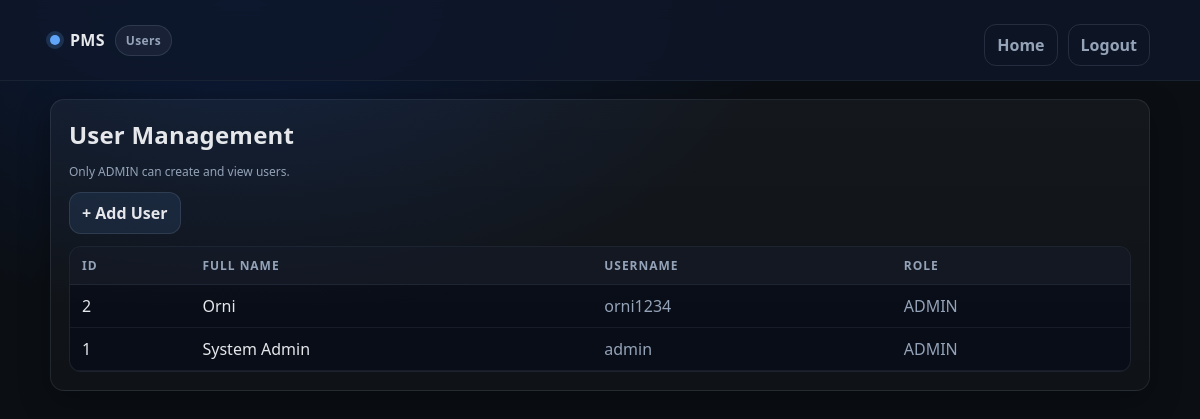
The app's page /users/list.php (signed in) with its own data.
### tables this page shows
CREATE TABLE `users` (
  `UserID` int(11) NOT NULL,
  `FullName` varchar(100) NOT NULL,
  `Username` varchar(50) NOT NULL,
  `PasswordHash` varchar(255) NOT NULL,
  `Role` varchar(20) NOT NULL
);

### users/list.php (the view, shortened to what this page needs)
<?php
require_once(__DIR__ . "/../config/db.php");
$res = $conn->query("SELECT UserID, FullName, Username, Role FROM users ORDER BY UserID DESC");
?>
<!doctype html>
<html lang="en">
<head>
  <link rel="stylesheet" href="../assets/style.css">
</head>
<body>
<div class="nav">
  <div class="row">
    <div class="brand">
      <span class="dot"></span>
      <span>PMS</span>
      <span class="badge">Users</span>
    </div>
    <div class="actions">
      <a class="btn btn-ghost" href="../index.php">Home</a>
      <a class="btn btn-ghost" href="../auth/logout.php">Logout</a>
    </div>
  </div>
</div>
<div class="container">
  <div class="card">
    <h1>User Management</h1>
    <p class="small">Only ADMIN can create and view users.</p>
    <div class="actions">
      <a class="btn" href="add.php">+ Add User</a>
    </div>
    <div class="table-wrap">
      <table class="table">
        <tr>
          <th>ID</th>
          <th>Full Name</th>
          <th>Username</th>
          <th>Role</th>
        </tr>
        <?php if($res && $res->num_rows>0): ?>
          <?php while($u=$res->fetch_assoc()): ?>
            <tr>
              <td><?= (int)$u["UserID"] ?></td>
              <td><?= htmlspecialchars($u["FullName"]) ?></td>
              <td class="muted"><?= htmlspecialchars($u["Username"]) ?></td>
              <td class="muted"><?= htmlspecialchars($u["Role"]) ?></td>
            </tr>
          <?php endwhile; ?>
        <?php else: ?>
          <tr><td colspan="4"><div class="alert">No users found.</div></td></tr>
        <?php endif; ?>
      </table>
    </div>
  </div>
</div>
</body>
</html>

### assets/style.css (style rules this page uses)
:root { --bg:#0b0f14; --panel:#0f172a; --card:#0b1220; --text:#e5e7eb; --muted:#94a3b8; --line:#1f2937; --accent:#60a5fa; --accent2:#22c55e; --danger:#ef4444; --warn:#f59e0b; --radius:14px; --shadow: 0 10px 30px rgba(0,0,0,.35); }
* { box-sizing:border-box }
html,body { height:100% }
body { margin:0; font-family: ui-sans-serif, system-ui, -apple-system, Segoe UI, Roboto, Arial, "Noto Sans", "Helvetica Neue", sans-serif; background: radial-gradient(1200px 700px at 20% 0%, #0b1b3a 0%, var(--bg) 45%) fixed; color:var(--text); }
a { color:var(--accent); text-decoration:none }
.container { width:min(1100px, 92%); margin: 0 auto; padding: 18px 0 40px; }
.nav { position:sticky; top:0; backdrop-filter: blur(10px); background: rgba(15,23,42,.75); border-bottom:1px solid rgba(31,41,55,.7); z-index:10; }
.nav .row { width:min(1100px, 92%); margin:0 auto; padding:14px 0; display:flex; align-items:center; justify-content:space-between; gap:12px; }
.brand { display:flex; align-items:center; gap:10px; font-weight:700; letter-spacing:.3px; }
.brand .dot { width:10px;height:10px;border-radius:999px;background:var(--accent); box-shadow:0 0 0 4px rgba(96,165,250,.18); }
.badge { display:inline-flex; align-items:center; gap:8px; padding:6px 10px; border-radius:999px; font-size:12px; color:var(--muted); background: rgba(148,163,184,.08); border:1px solid rgba(148,163,184,.18); }
.card { background: linear-gradient(180deg, rgba(255,255,255,.04), rgba(255,255,255,.02)); border:1px solid rgba(148,163,184,.14); border-radius: var(--radius); box-shadow: var(--shadow); padding: 18px; }
h1 { margin:0 0 8px; font-size:24px; letter-spacing:.2px; }
.actions { display:flex;flex-wrap:wrap;gap:10px;margin-top:10px }
.btn { display:inline-flex; align-items:center; justify-content:center; padding:9px 12px; border-radius: 12px; border:1px solid rgba(148,163,184,.18); background: rgba(96,165,250,.10); color: var(--text); font-weight:600; }
.btn-ghost { background: transparent; color: var(--muted); }
.table-wrap { margin-top:12px; border-radius: 12px; overflow:hidden; border:1px solid rgba(148,163,184,.14); background: rgba(2,6,23,.4); }
.table { width:100%; border-collapse:collapse; }
.table th, .table td { padding: 10px 12px; border-bottom:1px solid rgba(148,163,184,.10); text-align:left; white-space:nowrap; }
.table th { font-size:12px; color: var(--muted); text-transform: uppercase; letter-spacing: .08em; background: rgba(148,163,184,.06); }
.table td.muted { color: var(--muted); }
.table td:last-child { white-space:nowrap; }
.small { font-size:12px;color:var(--muted) }

### records on screen
users: UserID "2", FullName "Orni", Username "orni1234", Role "ADMIN"
users: UserID "1", FullName "System Admin", Username "admin", Role "ADMIN"
